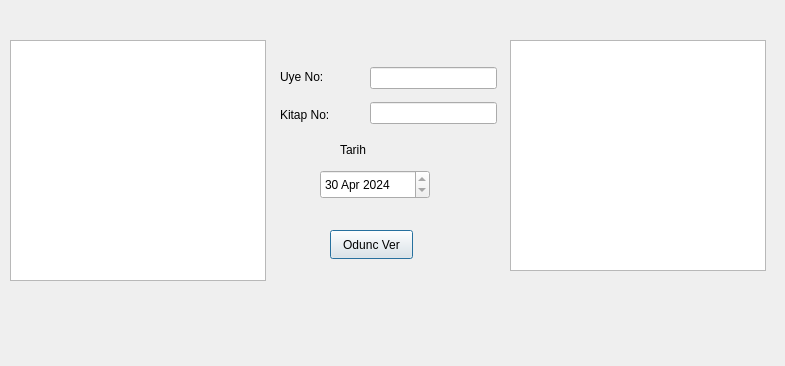
<?xml version="1.0" encoding="UTF-8"?>
<ui version="4.0">
 <class>OduncVerme</class>
 <widget class="QDialog" name="OduncVerme">
  <property name="geometry">
   <rect>
    <x>0</x>
    <y>0</y>
    <width>785</width>
    <height>366</height>
   </rect>
  </property>
  <property name="windowTitle">
   <string>Dialog</string>
  </property>
  <widget class="QTableView" name="tableView">
   <property name="geometry">
    <rect>
     <x>10</x>
     <y>40</y>
     <width>256</width>
     <height>241</height>
    </rect>
   </property>
  </widget>
  <widget class="QTableView" name="tableView_2">
   <property name="geometry">
    <rect>
     <x>510</x>
     <y>40</y>
     <width>256</width>
     <height>231</height>
    </rect>
   </property>
  </widget>
  <widget class="QDateEdit" name="dateEdit">
   <property name="geometry">
    <rect>
     <x>320</x>
     <y>170</y>
     <width>110</width>
     <height>29</height>
    </rect>
   </property>
   <property name="maximumDate">
    <date>
     <year>2025</year>
     <month>12</month>
     <day>31</day>
    </date>
   </property>
   <property name="minimumDate">
    <date>
     <year>2024</year>
     <month>4</month>
     <day>30</day>
    </date>
   </property>
  </widget>
  <widget class="QLabel" name="label_3">
   <property name="geometry">
    <rect>
     <x>340</x>
     <y>140</y>
     <width>63</width>
     <height>20</height>
    </rect>
   </property>
   <property name="text">
    <string>Tarih</string>
   </property>
  </widget>
  <widget class="QPushButton" name="pushButton">
   <property name="geometry">
    <rect>
     <x>330</x>
     <y>230</y>
     <width>83</width>
     <height>29</height>
    </rect>
   </property>
   <property name="text">
    <string>Odunc Ver</string>
   </property>
  </widget>
  <widget class="QWidget" name="">
   <property name="geometry">
    <rect>
     <x>370</x>
     <y>60</y>
     <width>127</width>
     <height>71</height>
    </rect>
   </property>
   <layout class="QVBoxLayout" name="verticalLayout">
    <item>
     <widget class="QLineEdit" name="lineEdit"/>
    </item>
    <item>
     <widget class="QLineEdit" name="lineEdit_2"/>
    </item>
   </layout>
  </widget>
  <widget class="QWidget" name="">
   <property name="geometry">
    <rect>
     <x>280</x>
     <y>60</y>
     <width>65</width>
     <height>71</height>
    </rect>
   </property>
   <layout class="QVBoxLayout" name="verticalLayout_2">
    <item>
     <widget class="QLabel" name="label">
      <property name="text">
       <string>Uye No:</string>
      </property>
     </widget>
    </item>
    <item>
     <widget class="QLabel" name="label_2">
      <property name="text">
       <string>Kitap No:</string>
      </property>
     </widget>
    </item>
   </layout>
  </widget>
 </widget>
 <resources/>
 <connections/>
</ui>
